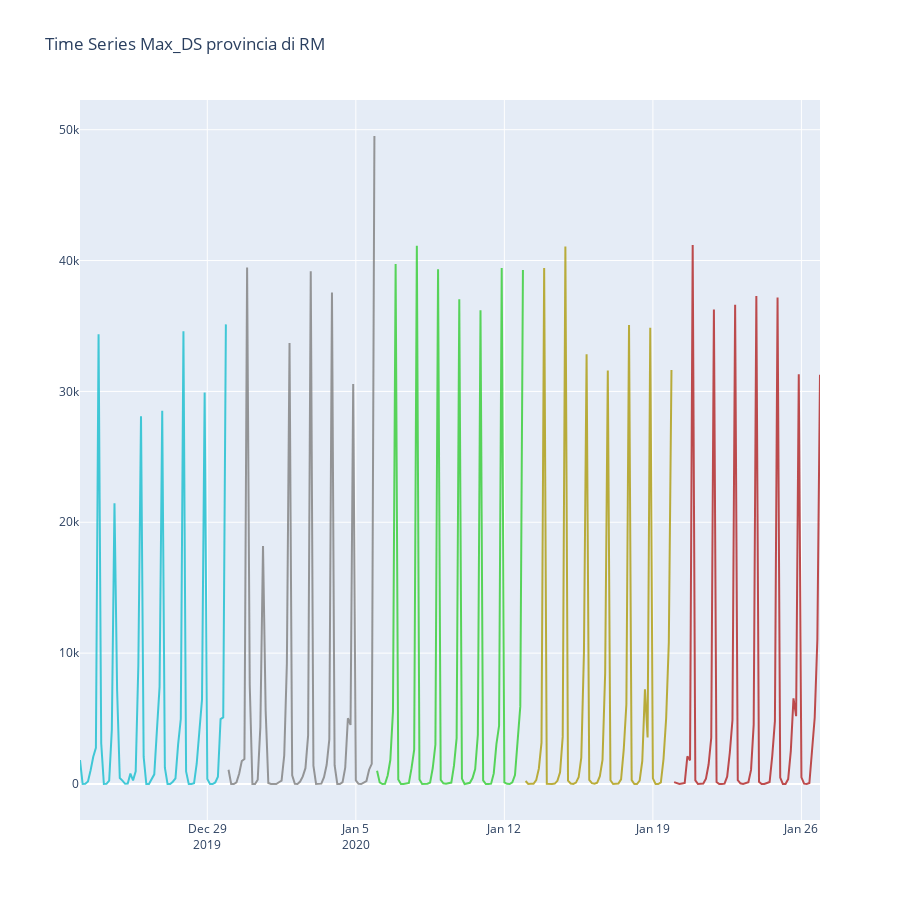

Write notebook code for a chart like this one.
### Code cell
#Domenica 5 gennaio 2020, ore 20.45, ROMA-TORINO

fig1 = tools.make_subplots(rows=1, cols=1, specs=[[{}]])

fig1.append_trace(trace1, 1,1)
fig1.append_trace(trace2, 1,1)
fig1.append_trace(trace3, 1,1)
fig1.append_trace(trace4, 1,1)
fig1.append_trace(trace5, 1,1)

fig1['layout'].update( height=900,title='Time Series Max_DS provincia di RM', showlegend=False)

fig1.show()
